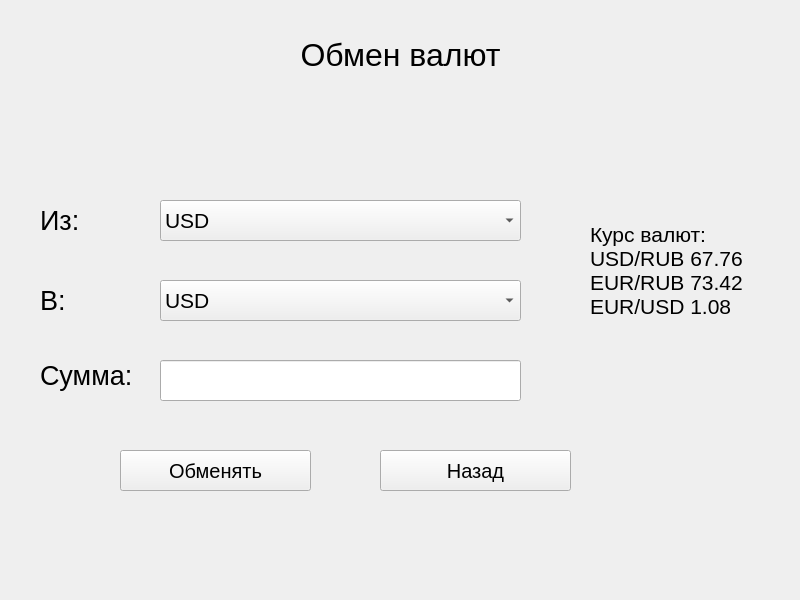
<?xml version="1.0" encoding="UTF-8"?>
<ui version="4.0">
 <class>MainWindow</class>
 <widget class="QMainWindow" name="MainWindow">
  <property name="geometry">
   <rect>
    <x>0</x>
    <y>0</y>
    <width>800</width>
    <height>600</height>
   </rect>
  </property>
  <property name="windowTitle">
   <string>MainWindow</string>
  </property>
  <widget class="QWidget" name="centralwidget">
   <widget class="QWidget" name="verticalLayoutWidget">
    <property name="geometry">
     <rect>
      <x>10</x>
      <y>19</y>
      <width>781</width>
      <height>71</height>
     </rect>
    </property>
    <layout class="QVBoxLayout" name="verticalLayout">
     <item>
      <widget class="QLabel" name="label">
       <property name="font">
        <font>
         <pointsize>24</pointsize>
        </font>
       </property>
       <property name="text">
        <string>Обмен валют</string>
       </property>
       <property name="alignment">
        <set>Qt::AlignCenter</set>
       </property>
      </widget>
     </item>
    </layout>
   </widget>
   <widget class="QLabel" name="fromLabel">
    <property name="geometry">
     <rect>
      <x>40</x>
      <y>200</y>
      <width>71</width>
      <height>41</height>
     </rect>
    </property>
    <property name="font">
     <font>
      <pointsize>20</pointsize>
     </font>
    </property>
    <property name="text">
     <string>Из:</string>
    </property>
   </widget>
   <widget class="QLabel" name="toLabel">
    <property name="geometry">
     <rect>
      <x>40</x>
      <y>280</y>
      <width>71</width>
      <height>41</height>
     </rect>
    </property>
    <property name="font">
     <font>
      <pointsize>20</pointsize>
     </font>
    </property>
    <property name="text">
     <string>В:</string>
    </property>
   </widget>
   <widget class="QComboBox" name="currencyFromComboBox">
    <property name="geometry">
     <rect>
      <x>160</x>
      <y>200</y>
      <width>361</width>
      <height>41</height>
     </rect>
    </property>
    <property name="font">
     <font>
      <pointsize>16</pointsize>
     </font>
    </property>
    <item>
     <property name="text">
      <string>USD</string>
     </property>
    </item>
    <item>
     <property name="text">
      <string>EUR</string>
     </property>
    </item>
    <item>
     <property name="text">
      <string>RUB</string>
     </property>
    </item>
   </widget>
   <widget class="QComboBox" name="currencyToComboBox">
    <property name="geometry">
     <rect>
      <x>160</x>
      <y>280</y>
      <width>361</width>
      <height>41</height>
     </rect>
    </property>
    <property name="font">
     <font>
      <pointsize>16</pointsize>
     </font>
    </property>
    <item>
     <property name="text">
      <string>USD</string>
     </property>
    </item>
    <item>
     <property name="text">
      <string>EUR</string>
     </property>
    </item>
    <item>
     <property name="text">
      <string>RUB</string>
     </property>
    </item>
   </widget>
   <widget class="QLabel" name="amountLabel">
    <property name="geometry">
     <rect>
      <x>40</x>
      <y>350</y>
      <width>111</width>
      <height>51</height>
     </rect>
    </property>
    <property name="font">
     <font>
      <pointsize>20</pointsize>
     </font>
    </property>
    <property name="text">
     <string>Сумма:</string>
    </property>
   </widget>
   <widget class="QLineEdit" name="amountLineEdit">
    <property name="geometry">
     <rect>
      <x>160</x>
      <y>360</y>
      <width>361</width>
      <height>41</height>
     </rect>
    </property>
    <property name="font">
     <font>
      <pointsize>16</pointsize>
     </font>
    </property>
   </widget>
   <widget class="QLabel" name="exchangeRatesLabel">
    <property name="geometry">
     <rect>
      <x>590</x>
      <y>120</y>
      <width>171</width>
      <height>301</height>
     </rect>
    </property>
    <property name="font">
     <font>
      <pointsize>16</pointsize>
     </font>
    </property>
    <property name="text">
     <string>Курс валют:
USD/RUB 67.76
EUR/RUB 73.42
EUR/USD 1.08</string>
    </property>
   </widget>
   <widget class="QPushButton" name="enterPushButton">
    <property name="geometry">
     <rect>
      <x>120</x>
      <y>450</y>
      <width>191</width>
      <height>41</height>
     </rect>
    </property>
    <property name="font">
     <font>
      <pointsize>15</pointsize>
     </font>
    </property>
    <property name="text">
     <string>Обменять</string>
    </property>
   </widget>
   <widget class="QPushButton" name="exitPushButton">
    <property name="geometry">
     <rect>
      <x>380</x>
      <y>450</y>
      <width>191</width>
      <height>41</height>
     </rect>
    </property>
    <property name="font">
     <font>
      <pointsize>15</pointsize>
     </font>
    </property>
    <property name="text">
     <string>Назад</string>
    </property>
   </widget>
  </widget>
 </widget>
 <resources/>
 <connections/>
</ui>
